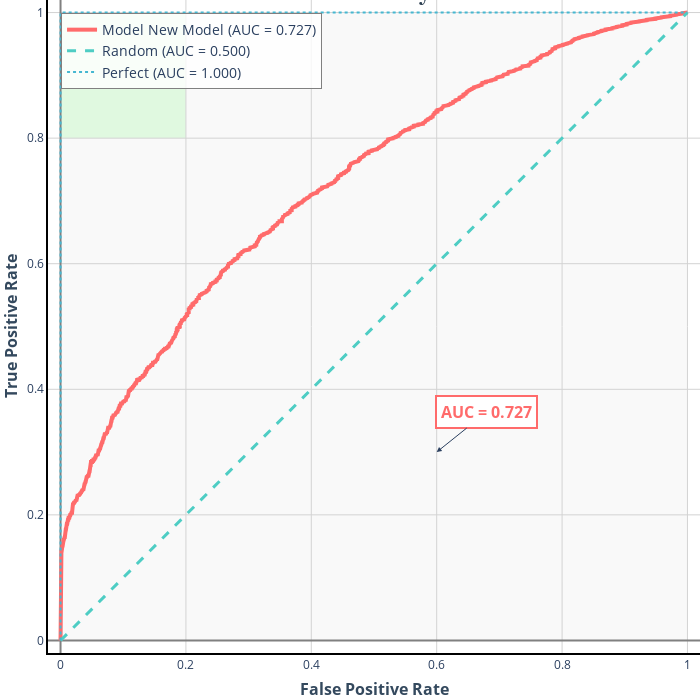
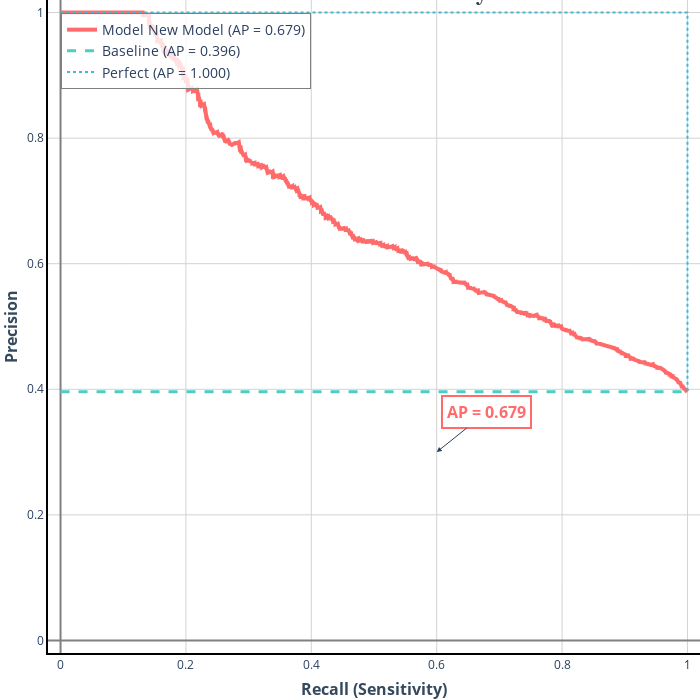
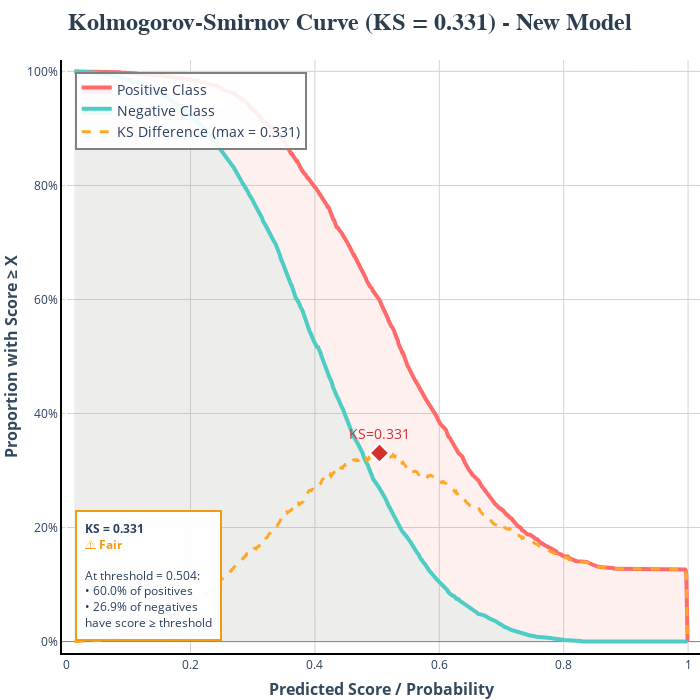
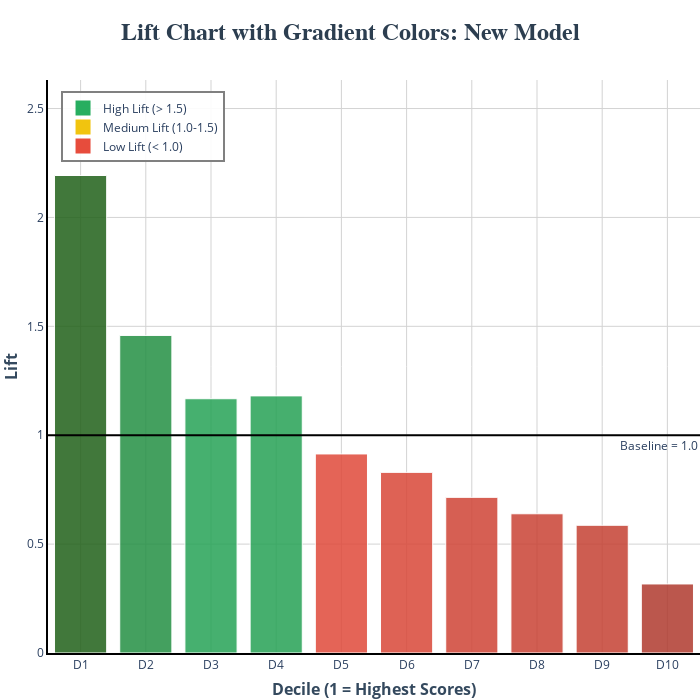

These figures' notebook cell, in order:
### Code cell
import pandas as pd
import numpy as np
from sklearn.metrics import roc_auc_score, accuracy_score, precision_score, recall_score, f1_score

from etl.util import prepare_dataset_without_leakage
from ml_features.features import prepare_features
from ml_features.customer_features import create_customer_features
from ml_features.sequence_features  import create_sequence_features
from ml_features.brand_features import create_brand_features
from ml_features.model_features import create_model_features
from ml_features.market_features import create_market_features
from ml_features.equipment_features import create_equipment_features
from ml_features.solution_complexity_features import create_solution_complexity_features
from ml_features.timeline_features import create_timeline_features, create_advanced_timeline_features, create_timeline_interaction_features
from ml_features.role_features import create_commercial_role_features
from ml_features.process_features import create_process_features
from ml_features.correction_features import create_correction_features
from ml_features.catboost_interaction_features import create_catboost_interaction_features
from ml_features.efficiency_interation_features import create_efficiency_interaction_features
from ml_features.engagement_interation_features import create_engagement_interaction_features
from ml_training.train_xgb import train_xgb
from ml_evaluation.dashboard import model_evaluation_report
from ml_evaluation.error_analysis import comprehensive_error_analysis, analyze_feature_contribution_to_errors, create_error_visualization

import warnings
warnings.filterwarnings('ignore')

# Load original clean quote data
df_quotes = pd.read_csv('cleaned_quote_data.csv')
df_quotes['dt_creation_devis'] = pd.to_datetime(df_quotes['dt_creation_devis'])
print(f"\n📊 Original quote data: {len(df_quotes):,} quotes from {df_quotes['numero_compte'].nunique():,} customers")


print("\n" + "="*80)
print("STRATEGY: CREATE FEATURES")
print("="*80)


# Create feature list
feature_funcs = [create_customer_features, create_sequence_features, create_brand_features, 
                 create_model_features, create_market_features,
                 create_equipment_features, create_solution_complexity_features,
                 create_timeline_features, create_advanced_timeline_features,
                 create_commercial_role_features, create_process_features
                 , create_correction_features
                ]


new_df = feature_funcs[0](df_quotes)
customer_df = new_df
for func in feature_funcs[1:]:
    new_df_ = func(df_quotes)

    new_df = pd.merge(new_df, new_df_, on='numero_compte', how='left', suffixes=('_dup', ''))
    new_df = new_df.drop(columns=[x for x in new_df.columns if '_dup' in x], errors='ignore')
    print(len(new_df))
    if func == create_sequence_features: sequence_df = new_df


# Now it's clear which column is which
y_new = new_df['converted']  # From sequence features
y_sequence = sequence_df['converted']  # From sequence features
y_customer = customer_df['converted']  # From customer features

# For modeling, use the sequence version
X_customer = customer_df.drop(columns=['numero_compte', 'converted'], errors='ignore')
X_customer_clean, y_customer_clean = prepare_features(X_customer, y_customer, "Customer Features")

X_sequence = sequence_df.drop(columns=['numero_compte', 'converted'], errors='ignore')
X_sequence_clean, y_sequence_clean = prepare_features(X_sequence, y_sequence, "Sequence Features")

new_df = create_timeline_interaction_features(new_df)
new_df, _ = create_catboost_interaction_features(new_df)
new_df, _ = create_efficiency_interaction_features(new_df)
new_df, _ = create_engagement_interaction_features(new_df)

X_new = new_df.drop(columns=['numero_compte', 'converted'], errors='ignore')
X_new_clean, y_new_clean = prepare_features(X_new, y_new, "New Features")

print("\n" + "="*80)
print("MODEL TRAINING WITH PROPER VISUALIZATIONS")
print("="*80)

# Test 1: Customer features
print("\n🧪 CUSTOMER FEATURES MODEL")
result_customer = train_xgb(X_customer_clean, y_customer_clean, 'customer_model')

# Create predictions for visualizations
X_test_customer = result_customer['X_test']
y_test_customer = result_customer['y_test']
y_pred_customer = result_customer['model'].predict(X_test_customer)
y_pred_proba_customer = result_customer['model'].predict_proba(X_test_customer)[:, 1]

# plots = log_all_plots(y_test, y_pred_proba, wandb_run_id, "Base Customer Model")
# for k, plot in plots.items():
#     plot.show()

# Test 2: Sequence features
print("\n🧪 SEQUENCE FEATURES MODEL")
result_sequence = train_xgb(X_sequence_clean, y_sequence_clean, 'sequence_model')
X_test_seq = result_sequence['X_test']
y_test_seq = result_sequence['y_test']
y_pred_seq = result_sequence['model'].predict(X_test_seq)
y_pred_proba_seq = result_sequence['model'].predict_proba(X_test_seq)[:, 1]

# plots = log_all_plots(y_test_seq, y_pred_proba_seq, wandb_run_id, "Sequence Model")
# for k, plot in plots.items():
#     plot.show()

# Test 3: Sequence features
print("\n🧪 NEW FEATURES MODEL")
result_new = train_xgb(X_new_clean, y_new_clean, 'new_model')
X_test_new = result_new['X_test']
y_test_new = result_new['y_test']
y_pred_new = result_new['model'].predict(X_test_new)
y_pred_proba_new = result_new['model'].predict_proba(X_test_new)[:, 1]

plots = log_all_plots(y_test_new, y_pred_proba_new, wandb_run_id, "New Model")
for k, plot in plots.items():
    plot.show()

### Figure 1 — Plotly figure (JSON) as saved in the notebook; plotly's stock layout.template omitted (floating-point values rounded to 4 significant figures; data arrays with more than 128 entries replaced by an {"elided": "..."} marker saying what was removed)
{"data": [{"hovertemplate": "FPR: %{x:.3f}<br>TPR: %{y:.3f}<br><extra></extra>", "line": {"color": "#FF6B6B", "dash": "solid", "width": 4}, "mode": "lines", "name": "Model New Model (AUC = 0.727)", "showlegend": true, "type": "scatter", "x": {"elided": "1935 float values"}, "xaxis": "x", "y": {"elided": "1935 float values"}, "yaxis": "y"}, {"line": {"color": "#4ECDC4", "dash": "dash", "width": 3}, "mode": "lines", "name": "Random (AUC = 0.500)", "showlegend": true, "type": "scatter", "x": [0, 1], "xaxis": "x", "y": [0, 1], "yaxis": "y"}, {"line": {"color": "#45B7D1", "dash": "dot", "width": 2}, "mode": "lines", "name": "Perfect (AUC = 1.000)", "showlegend": true, "type": "scatter", "x": [0, 0, 1], "xaxis": "x", "y": [0, 1, 1], "yaxis": "y"}], "layout": {"annotations": [{"arrowhead": 2, "ax": 50, "ay": -40, "bgcolor": "white", "bordercolor": "#FF6B6B", "borderpad": 4, "borderwidth": 2, "font": {"color": "#FF6B6B", "size": 16}, "showarrow": true, "text": "<b>AUC = 0.727</b>", "x": 0.6, "y": 0.3}], "height": 700, "hovermode": "x unified", "legend": {"bgcolor": "rgba(255, 255, 255, 0.8)", "bordercolor": "gray", "borderwidth": 1, "font": {"size": 14}, "x": 0.02, "y": 0.98}, "margin": {"b": 8, "l": 0, "r": 0, "t": 0}, "modebar": {"add": ["drawline", "drawopenpath", "drawclosedpath", "drawcircle", "drawrect", "eraseshape"], "remove": ["lasso2d", "select2d", "hoverClosestCartesian", "hoverCompareCartesian", "toggleSpikelines"]}, "paper_bgcolor": "white", "plot_bgcolor": "white", "shapes": [{"fillcolor": "rgba(0, 255, 0, 0.1)", "layer": "below", "line": {"width": 0}, "type": "rect", "x0": 0, "x1": 0.2, "xref": "x", "y0": 0.8, "y1": 1, "yref": "y"}, {"fillcolor": "rgba(128, 128, 128, 0.05)", "layer": "below", "line": {"width": 0}, "type": "rect", "x0": 0, "x1": 1, "xref": "x", "y0": 0, "y1": 1, "yref": "y"}], "title": {"font": {"color": "#2C3E50", "family": "Arial", "size": 24}, "text": "<b>ROC Curve Analysis</b>", "x": 0.5, "xanchor": "center"}, "width": 700, "xaxis": {"anchor": "y", "domain": [0, 1], "gridcolor": "lightgray", "gridwidth": 1, "linecolor": "black", "linewidth": 2, "range": [-0.02, 1.02], "showline": true, "tickfont": {"size": 12}, "title": {"font": {"color": "#34495E", "size": 16}, "text": "<b>False Positive Rate</b>"}, "zerolinecolor": "gray"}, "yaxis": {"anchor": "x", "domain": [0, 1], "gridcolor": "lightgray", "gridwidth": 1, "linecolor": "black", "linewidth": 2, "range": [-0.02, 1.02], "showline": true, "tickfont": {"size": 12}, "title": {"font": {"color": "#34495E", "size": 16}, "text": "<b>True Positive Rate</b>"}, "zerolinecolor": "gray"}}}

### Figure 2 — Plotly figure (JSON) as saved in the notebook; plotly's stock layout.template omitted (floating-point values rounded to 4 significant figures; data arrays with more than 128 entries replaced by an {"elided": "..."} marker saying what was removed)
{"data": [{"hovertemplate": "Recall: %{x:.3f}<br>Precision: %{y:.3f}<br><extra></extra>", "line": {"color": "#FF6B6B", "dash": "solid", "width": 4}, "mode": "lines", "name": "Model New Model (AP = 0.679)", "showlegend": true, "type": "scatter", "x": {"elided": "4711 float values"}, "y": {"elided": "4711 float values"}}, {"line": {"color": "#4ECDC4", "dash": "dash", "width": 3}, "mode": "lines", "name": "Baseline (AP = 0.396)", "showlegend": true, "type": "scatter", "x": [0, 1], "y": [0.396, 0.396]}, {"line": {"color": "#45B7D1", "dash": "dot", "width": 2}, "mode": "lines", "name": "Perfect (AP = 1.000)", "showlegend": true, "type": "scatter", "x": [0, 1, 1], "y": [1, 1, 0.396]}], "layout": {"annotations": [{"arrowhead": 2, "ax": 50, "ay": -40, "bgcolor": "white", "bordercolor": "#FF6B6B", "borderpad": 4, "borderwidth": 2, "font": {"color": "#FF6B6B", "size": 16}, "showarrow": true, "text": "<b>AP = 0.679</b>", "x": 0.6, "y": 0.3}], "height": 700, "hovermode": "x unified", "legend": {"bgcolor": "rgba(255, 255, 255, 0.8)", "bordercolor": "gray", "borderwidth": 1, "font": {"size": 14}, "x": 0.02, "y": 0.98}, "margin": {"b": 8, "l": 0, "r": 0, "t": 0}, "paper_bgcolor": "white", "plot_bgcolor": "white", "title": {"font": {"color": "#2C3E50", "family": "Arial", "size": 24}, "text": "<b>Precision-Recall Curve Analysis</b>", "x": 0.5, "xanchor": "center"}, "width": 700, "xaxis": {"anchor": "y", "domain": [0, 1], "gridcolor": "lightgray", "gridwidth": 1, "linecolor": "black", "linewidth": 2, "range": [-0.02, 1.02], "showline": true, "tickfont": {"size": 12}, "title": {"font": {"color": "#34495E", "size": 16}, "text": "<b>Recall (Sensitivity)</b>"}, "zerolinecolor": "gray"}, "yaxis": {"anchor": "x", "domain": [0, 1], "gridcolor": "lightgray", "gridwidth": 1, "linecolor": "black", "linewidth": 2, "range": [-0.02, 1.02], "showline": true, "tickfont": {"size": 12}, "title": {"font": {"color": "#34495E", "size": 16}, "text": "<b>Precision</b>"}, "zerolinecolor": "gray"}}}

### Figure 3 — Plotly figure (JSON) as saved in the notebook; plotly's stock layout.template omitted (floating-point values rounded to 4 significant figures; data arrays with more than 128 entries replaced by an {"elided": "..."} marker saying what was removed)
{"data": [{"fill": "tozeroy", "fillcolor": "rgba(255, 107, 107, 0.1)", "hovertemplate": "Score: %{x:.3f}<br>% Positive ≥ score: %{y:.1%}<br><extra></extra>", "line": {"color": "#FF6B6B", "width": 4}, "mode": "lines", "name": "Positive Class", "showlegend": true, "type": "scatter", "x": {"elided": "1000 float values"}, "y": {"elided": "1000 float values"}}, {"fill": "tozeroy", "fillcolor": "rgba(78, 205, 196, 0.1)", "hovertemplate": "Score: %{x:.3f}<br>% Negative ≥ score: %{y:.1%}<br><extra></extra>", "line": {"color": "#4ECDC4", "width": 4}, "mode": "lines", "name": "Negative Class", "showlegend": true, "type": "scatter", "x": {"elided": "1000 float values"}, "y": {"elided": "1000 float values"}}, {"hovertemplate": "Score: %{x:.3f}<br>KS Difference: %{y:.3f}<br><extra></extra>", "line": {"color": "#FFA726", "dash": "dash", "width": 3}, "mode": "lines", "name": "KS Difference (max = 0.331)", "showlegend": true, "type": "scatter", "x": {"elided": "1000 float values"}, "y": {"elided": "1000 float values"}}, {"hovertemplate": "Threshold: 0.504<br>KS: 0.331<br>% Positive ≥ threshold: 60.0%<br>% Negative ≥ threshold: 26.9%<br><extra></extra>", "marker": {"color": "#D32F2F", "line": {"color": "white", "width": 2}, "size": 15, "symbol": "diamond"}, "mode": "markers+text", "name": "KS Maximum", "showlegend": false, "text": ["KS=0.331"], "textfont": {"color": "#D32F2F", "size": 14}, "textposition": "top center", "type": "scatter", "x": [0.5038], "y": [0.3307]}], "layout": {"annotations": [{"align": "left", "bgcolor": "rgba(255, 255, 255, 0.95)", "bordercolor": "#F39C12", "borderpad": 8, "borderwidth": 2, "font": {"size": 12}, "showarrow": false, "text": "<b>KS = 0.331</b><br><span style='color:#F39C12'><b>⚠️ Fair</b></span><br><br>At threshold = 0.504:<br>• 60.0% of positives<br>• 26.9% of negatives<br>have score ≥ threshold", "x": 0.02, "xref": "paper", "y": 0.02, "yref": "paper"}], "height": 700, "hovermode": "x unified", "legend": {"bgcolor": "rgba(255, 255, 255, 0.9)", "bordercolor": "gray", "borderwidth": 2, "font": {"size": 14}, "x": 0.02, "y": 0.98}, "margin": {"b": 8, "l": 0, "r": 0, "t": 60}, "paper_bgcolor": "white", "plot_bgcolor": "white", "title": {"font": {"color": "#2C3E50", "family": "Arial", "size": 24}, "text": "<b>Kolmogorov-Smirnov Curve (KS = 0.331) - New Model</b>", "x": 0.5, "xanchor": "center"}, "width": 700, "xaxis": {"anchor": "y", "domain": [0, 1], "gridcolor": "lightgray", "gridwidth": 1, "linecolor": "black", "linewidth": 2, "range": [-0.006617, 1.019], "showline": true, "tickfont": {"size": 12}, "title": {"font": {"color": "#34495E", "size": 16}, "text": "<b>Predicted Score / Probability</b>"}}, "yaxis": {"anchor": "x", "domain": [0, 1], "gridcolor": "lightgray", "gridwidth": 1, "linecolor": "black", "linewidth": 2, "range": [-0.02, 1.02], "showline": true, "tickfont": {"size": 12}, "tickformat": ".0%", "title": {"font": {"color": "#34495E", "size": 16}, "text": "<b>Proportion with Score ≥ X</b>"}, "zeroline": true, "zerolinecolor": "gray", "zerolinewidth": 1}}}

### Figure 4 — Plotly figure (JSON) as saved in the notebook; plotly's stock layout.template omitted (floating-point values rounded to 4 significant figures)
{"data": [{"customdata": [0.8682, 0.5774, 0.4623, 0.4675, 0.3619, 0.3285, 0.283, 0.2531, 0.2322, 0.1255], "hovertemplate": "Decile %{x}<br>Lift: %{y:.2f}x<br>Response Rate: %{customdata:.1%}<br><extra></extra>", "marker": {"color": ["rgb(33,97,25)", "rgb(36,144,68)", "rgb(38,163,86)", "rgb(38,162,85)", "rgb(224,73,58)", "rgb(217,71,56)", "rgb(208,68,54)", "rgb(201,66,52)", "rgb(197,65,51)", "rgb(176,58,46)"], "line": {"color": "white", "width": 1}}, "name": "Lift per Decile", "opacity": 0.85, "showlegend": false, "type": "bar", "x": [1, 2, 3, 4, 5, 6, 7, 8, 9, 10], "y": [2.193, 1.458, 1.168, 1.181, 0.914, 0.8295, 0.7147, 0.6393, 0.5864, 0.317]}, {"marker": {"color": "#27AE60", "size": 15, "symbol": "square"}, "mode": "markers", "name": "High Lift (> 1.5)", "showlegend": true, "type": "scatter", "x": [null], "y": [null]}, {"marker": {"color": "#F1C40F", "size": 15, "symbol": "square"}, "mode": "markers", "name": "Medium Lift (1.0-1.5)", "showlegend": true, "type": "scatter", "x": [null], "y": [null]}, {"marker": {"color": "#E74C3C", "size": 15, "symbol": "square"}, "mode": "markers", "name": "Low Lift (< 1.0)", "showlegend": true, "type": "scatter", "x": [null], "y": [null]}], "layout": {"annotations": [{"font": {"size": 12}, "showarrow": false, "text": "Baseline = 1.0", "x": 1, "xanchor": "right", "xref": "x domain", "y": 1, "yanchor": "top", "yref": "y"}], "height": 700, "hovermode": "x unified", "legend": {"bgcolor": "rgba(255, 255, 255, 0.9)", "bordercolor": "gray", "borderwidth": 2, "font": {"size": 12}, "x": 0.02, "y": 0.98}, "margin": {"b": 8, "l": 0, "r": 0, "t": 80}, "paper_bgcolor": "white", "plot_bgcolor": "white", "shapes": [{"line": {"color": "black", "dash": "solid", "width": 2}, "type": "line", "x0": 0, "x1": 1, "xref": "x domain", "y0": 1, "y1": 1, "yref": "y"}], "title": {"font": {"color": "#2C3E50", "family": "Arial", "size": 24}, "text": "<b>Lift Chart with Gradient Colors: New Model</b>", "x": 0.5, "xanchor": "center"}, "width": 700, "xaxis": {"anchor": "y", "domain": [0, 1], "gridcolor": "lightgray", "gridwidth": 1, "linecolor": "black", "linewidth": 2, "showline": true, "tickfont": {"size": 12}, "tickmode": "array", "ticktext": ["D1", "D2", "D3", "D4", "D5", "D6", "D7", "D8", "D9", "D10"], "tickvals": [1, 2, 3, 4, 5, 6, 7, 8, 9, 10], "title": {"font": {"color": "#34495E", "size": 16}, "text": "<b>Decile (1 = Highest Scores)</b>"}}, "yaxis": {"anchor": "x", "domain": [0, 1], "gridcolor": "lightgray", "gridwidth": 1, "linecolor": "black", "linewidth": 2, "range": [0, 2.631], "showline": true, "tickfont": {"size": 12}, "title": {"font": {"color": "#34495E", "size": 16}, "text": "<b>Lift</b>"}}}}
